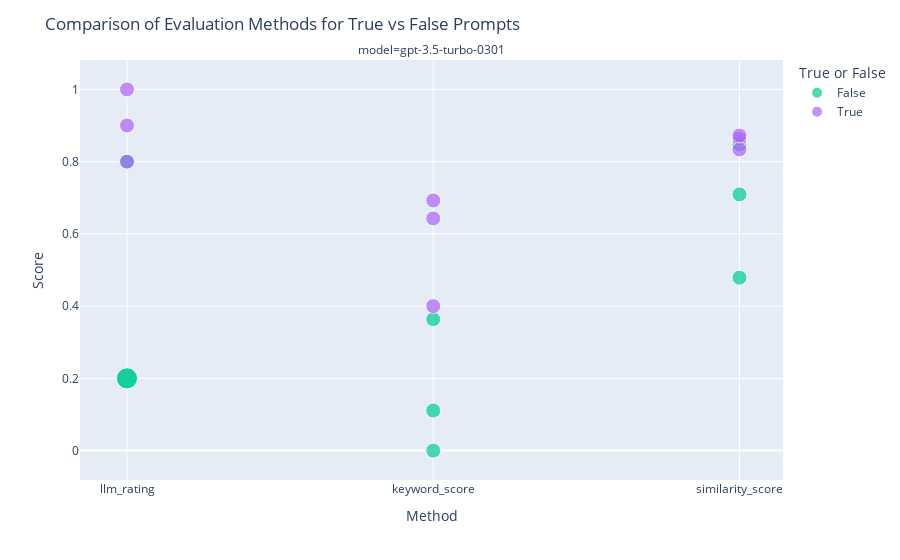

Notebook cell for this chart:
### Code cell
import plotly.express as px

# Calculate the count for each combination of method, score, true_or_false, and model
df_best_scores['count'] = df_best_scores.groupby(['method', 'score', 'true_or_false', 'model'])['model'].transform('count')

# Creating the scatter plot
fig = px.scatter(df_best_scores, x='method', y='score', color='true_or_false', 
                 facet_col='model', facet_col_wrap=2, 
                 hover_data=['original_prompt'], category_orders={'true_or_false': ['True', 'False']},
                 size='count', size_max=15)

# Customizing the layout
fig.update_layout(title='Comparison of Evaluation Methods for True vs False Prompts',
                  xaxis_title='Method', yaxis_title='Score',
                  legend_title_text='True or False')

### Figure 1 — Plotly figure (JSON) as saved in the notebook; plotly's stock layout.template omitted (floating-point values rounded to 4 significant figures)
{"data": [{"customdata": [["How do astroflora perform photosynthesis in low light?"], ["What particle stabilizes the membrane of hover frogs and how?"], ["Which organelle contains the cell's futurogenic material and how does it work?"], ["How do astroflora perform photosynthesis in low light?"], ["What particle stabilizes the membrane of hover frogs and how?"], ["Which organelle contains the cell's futurogenic material and how does it work?"], ["How do astroflora perform photosynthesis in low light?"], ["What particle stabilizes the membrane of hover frogs and how?"], ["Which organelle contains the cell's futurogenic material and how does it work?"]], "hovertemplate": "true_or_false=False<br>model=gpt-3.5-turbo-0301<br>method=%{x}<br>score=%{y}<br>count=%{marker.size}<br>original_prompt=%{customdata[0]}<extra></extra>", "legendgroup": "False", "marker": {"color": "#00cc96", "size": [1, 2, 2, 1, 1, 1, 1, 1, 1], "sizemode": "area", "sizeref": 0.008889, "symbol": "circle"}, "mode": "markers", "name": "False", "orientation": "v", "showlegend": true, "type": "scatter", "x": ["llm_rating", "llm_rating", "llm_rating", "keyword_score", "keyword_score", "keyword_score", "similarity_score", "similarity_score", "similarity_score"], "xaxis": "x", "y": [0.8, 0.2, 0.2, 0.3636, 0.1111, 0, 0.8478, 0.7093, 0.4788], "yaxis": "y"}, {"customdata": [["What do genes consist of and how do they work?"], ["What is the basic unit of life and what does this mean?"], ["What is the powerhouse of the cell and how does it work?"], ["What do genes consist of and how do they work?"], ["What is the basic unit of life and what does this mean?"], ["What is the powerhouse of the cell and how does it work?"], ["What do genes consist of and how do they work?"], ["What is the basic unit of life and what does this mean?"], ["What is the powerhouse of the cell and how does it work?"]], "hovertemplate": "true_or_false=True<br>model=gpt-3.5-turbo-0301<br>method=%{x}<br>score=%{y}<br>count=%{marker.size}<br>original_prompt=%{customdata[0]}<extra></extra>", "legendgroup": "True", "marker": {"color": "#ab63fa", "size": [1, 1, 1, 1, 1, 1, 1, 1, 1], "sizemode": "area", "sizeref": 0.008889, "symbol": "circle"}, "mode": "markers", "name": "True", "orientation": "v", "showlegend": true, "type": "scatter", "x": ["llm_rating", "llm_rating", "llm_rating", "keyword_score", "keyword_score", "keyword_score", "similarity_score", "similarity_score", "similarity_score"], "xaxis": "x", "y": [1, 0.8, 0.9, 0.6923, 0.4, 0.6429, 0.8633, 0.8338, 0.8721], "yaxis": "y"}], "layout": {"annotations": [{"font": {}, "showarrow": false, "text": "model=gpt-3.5-turbo-0301", "x": 0.5, "xanchor": "center", "xref": "paper", "y": 1, "yanchor": "bottom", "yref": "paper"}], "legend": {"itemsizing": "constant", "title": {"text": "True or False"}, "tracegroupgap": 0}, "margin": {"t": 60}, "title": {"text": "Comparison of Evaluation Methods for True vs False Prompts"}, "xaxis": {"anchor": "y", "domain": [0, 1], "title": {"text": "Method"}}, "yaxis": {"anchor": "x", "domain": [0, 1], "title": {"text": "Score"}}}}
